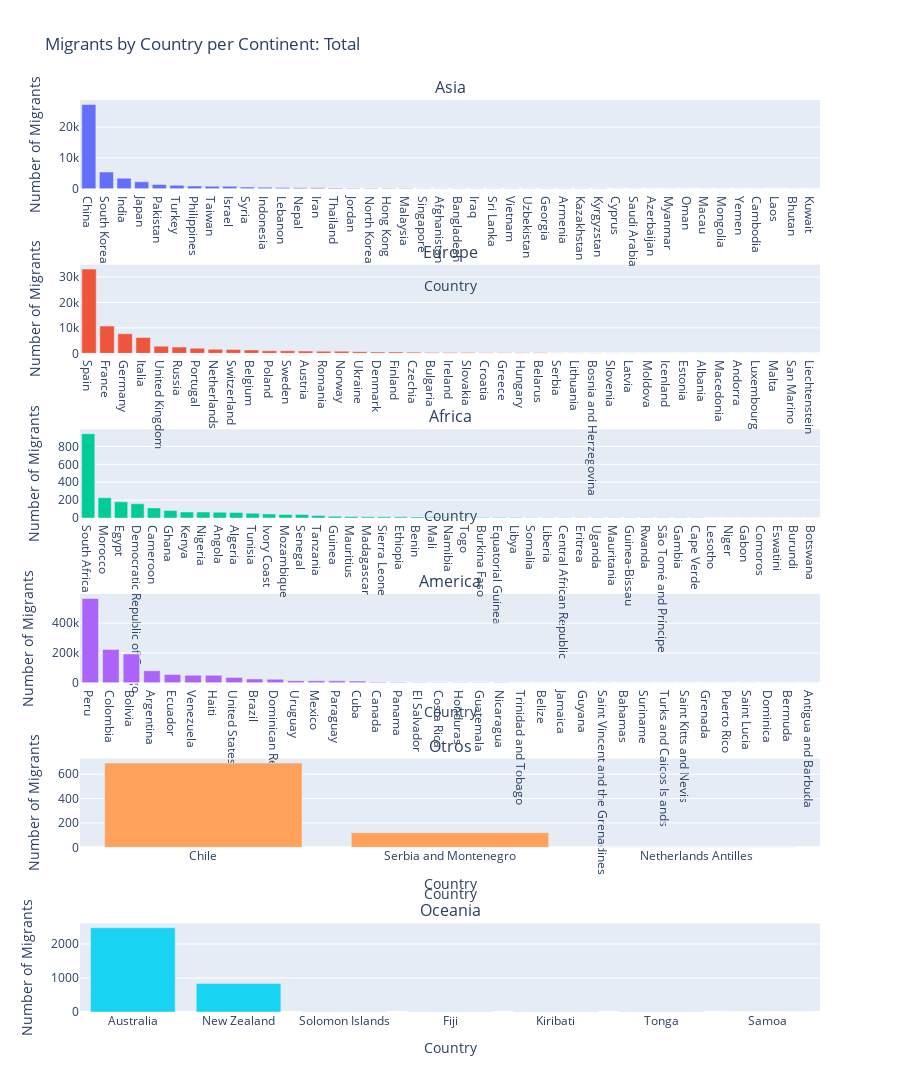

Notebook cell for this chart:
### Markdown cell above
# Pregunta 3
Cinco histogramas de migrantes por país: un histograma por continente, con cantidad total o cantidad en un año determinado. Importante: deben considerar ajuste de bins.

### Code cell
# se obtienen los nombres de los continentes
continents = df_chi['Continent'].unique()
# subplot por continente
fig = make_subplots(rows=len(continents), cols=1, subplot_titles=continents)

for i, continent in enumerate(continents, start=1):
    # continent_data = data filtrada por continente, (ordenar por claridad)
    continent_data = df_chi[df_chi['Continent'] == continent].sort_values(by=YEAR_VIS_OPTION, ascending=False)
    
    # Se agrega un grafico de barras por continente
    fig.add_trace(
        go.Bar(
            x=continent_data['Country'], 
            y=continent_data[YEAR_VIS_OPTION], 
            name=f'Migrants in {continent}'
        ),
        row=i,
        col=1
    )

# Ajustes al layout para mejorar la visualización
fig.update_layout(
    title_text='Migrants by Country per Continent: ' + str(YEAR_VIS_OPTION),
    height=300 * len(continents),  
    showlegend=False
)
fig.update_xaxes(title_text='Country')
fig.update_yaxes(title_text='Number of Migrants')

fig.show()

### Figure 1 — Plotly figure (JSON) as saved in the notebook; plotly's stock layout.template omitted (floating-point values rounded to 4 significant figures)
{"data": [{"name": "Migrants in Asia", "type": "bar", "x": ["China", "South Korea", "India", "Japan", "Pakistan", "Turkey", "Philippines", "Taiwan", "Israel", "Syria", "Indonesia", "Lebanon", "Nepal", "Iran", "Thailand", "Jordan", "North Korea", "Hong Kong", "Malaysia", "Singapore", "Afghanistan", "Bangladesh", "Iraq", "Sri Lanka", "Vietnam", "Uzbekistan", "Georgia", "Armenia", "Kazakhstan", "Kyrgyzstan", "Cyprus", "Saudi Arabia", "Azerbaijan", "Myanmar", "Oman", "Macau", "Mongolia", "Yemen", "Cambodia", "Laos", "Bhutan", "Kuwait"], "xaxis": "x", "y": [27347, 5396, 3415, 2233, 1363, 1090, 877, 780, 775, 519, 471, 364, 269, 260, 224, 169, 164, 110, 96, 78, 76, 69, 68, 63, 39, 24, 23, 22, 21, 17, 13, 8, 7, 6, 5, 5, 4, 3, 2, 2, 1, 1], "yaxis": "y"}, {"name": "Migrants in Europe", "type": "bar", "x": ["Spain", "France", "Germany", "Italia", "United Kingdom", "Russia", "Portugal", "Netherlands", "Switzerland", "Belgium", "Poland", "Sweden", "Austria", "Romania", "Norway", "Ukraine", "Denmark", "Finland", "Czechia", "Bulgaria", "Ireland", "Slovakia", "Croatia", "Greece", "Hungary", "Belarus", "Serbia", "Lithuania", "Bosnia and Herzegovina", "Slovenia", "Latvia", "Moldova", "Icenland", "Estonia", "Albania", "Macedonia", "Andorra", "Luxembourg", "Malta", "San Marino", "Liechtenstein"], "xaxis": "x2", "y": [33103, 10714, 7707, 6221, 2834, 2452, 2010, 1591, 1521, 1344, 1000, 998, 870, 828, 824, 654, 551, 524, 465, 377, 371, 297, 256, 246, 231, 197, 161, 133, 88, 88, 87, 73, 52, 41, 39, 24, 13, 11, 9, 3, 1], "yaxis": "y2"}, {"name": "Migrants in Africa", "type": "bar", "x": ["South Africa", "Morocco", "Egypt", "Democratic Republic of Congo", "Cameroon", "Ghana", "Kenya", "Nigeria", "Angola", "Algeria", "Tunisia", "Ivory Coast", "Mozambique", "Senegal", "Tanzania", "Guinea", "Mauritius", "Madagascar", "Sierra Leone", "Ethiopia", "Benin", "Mali", "Namibia", "Togo", "Burkina Faso", "Equatorial Guinea", "Libya", "Somalia", "Liberia", "Central African Republic", "Eritrea", "Uganda", "Mauritania", "Guinea-Bissau", "Rwanda", "São Tomé and Príncipe", "Gambia", "Cape Verde", "Lesotho", "Niger", "Gabon", "Comoros", "Eswatini", "Burundi", "Botswana"], "xaxis": "x3", "y": [942, 227, 181, 159, 113, 83, 67, 67, 64, 62, 53, 45, 40, 39, 27, 20, 17, 14, 14, 13, 12, 10, 8, 6, 6, 5, 5, 4, 4, 3, 3, 3, 2, 2, 2, 2, 2, 2, 1, 1, 1, 1, 1, 1, 1], "yaxis": "y3"}, {"name": "Migrants in America", "type": "bar", "x": ["Peru", "Colombia", "Bolivia", "Argentina", "Ecuador", "Venezuela", "Haiti", "United States", "Brazil", "Dominican Republic", "Uruguay", "Mexico", "Paraguay", "Cuba", "Canada", "Panama", "El Salvador", "Costa Rica", "Honduras", "Guatemala", "Nicaragua", "Trinidad and Tobago", "Belize", "Jamaica", "Guyana", "Saint Vincent and the Grenadines", "Bahamas", "Suriname", "Turks and Caicos Islands", "Saint Kitts and Nevis", "Grenada", "Puerto Rico", "Saint Lucia", "Dominica", "Bermuda", "Antigua and Barbuda"], "xaxis": "x4", "y": [566630, 223590, 192347, 79747, 55227, 50019, 49352, 35262, 24944, 23198, 13187, 12943, 12257, 10397, 3816, 2187, 1899, 1568, 1539, 1535, 942, 77, 54, 41, 23, 17, 15, 14, 8, 7, 6, 5, 4, 3, 1, 1], "yaxis": "y4"}, {"name": "Migrants in Otros", "type": "bar", "x": ["Chile", "Serbia and Montenegro", "Netherlands Antilles"], "xaxis": "x5", "y": [691, 120, 2], "yaxis": "y5"}, {"name": "Migrants in Oceania", "type": "bar", "x": ["Australia", "New Zealand", "Solomon Islands", "Fiji", "Kiribati", "Tonga", "Samoa"], "xaxis": "x6", "y": [2479, 840, 8, 7, 7, 5, 1], "yaxis": "y6"}], "layout": {"annotations": [{"font": {"size": 16}, "showarrow": false, "text": "Asia", "x": 0.5, "xanchor": "center", "xref": "paper", "y": 1.0, "yanchor": "bottom", "yref": "paper"}, {"font": {"size": 16}, "showarrow": false, "text": "Europe", "x": 0.5, "xanchor": "center", "xref": "paper", "y": 0.8194, "yanchor": "bottom", "yref": "paper"}, {"font": {"size": 16}, "showarrow": false, "text": "Africa", "x": 0.5, "xanchor": "center", "xref": "paper", "y": 0.6389, "yanchor": "bottom", "yref": "paper"}, {"font": {"size": 16}, "showarrow": false, "text": "America", "x": 0.5, "xanchor": "center", "xref": "paper", "y": 0.4583, "yanchor": "bottom", "yref": "paper"}, {"font": {"size": 16}, "showarrow": false, "text": "Otros", "x": 0.5, "xanchor": "center", "xref": "paper", "y": 0.2778, "yanchor": "bottom", "yref": "paper"}, {"font": {"size": 16}, "showarrow": false, "text": "Oceania", "x": 0.5, "xanchor": "center", "xref": "paper", "y": 0.09722, "yanchor": "bottom", "yref": "paper"}], "height": 1800, "showlegend": false, "title": {"text": "Migrants by Country per Continent: Total"}, "xaxis": {"anchor": "y", "domain": [0, 1], "title": {"text": "Country"}}, "xaxis2": {"anchor": "y2", "domain": [0, 1], "title": {"text": "Country"}}, "xaxis3": {"anchor": "y3", "domain": [0, 1], "title": {"text": "Country"}}, "xaxis4": {"anchor": "y4", "domain": [0, 1], "title": {"text": "Country"}}, "xaxis5": {"anchor": "y5", "domain": [0, 1], "title": {"text": "Country"}}, "xaxis6": {"anchor": "y6", "domain": [0, 1], "title": {"text": "Country"}}, "yaxis": {"anchor": "x", "domain": [0.9028, 1.0], "title": {"text": "Number of Migrants"}}, "yaxis2": {"anchor": "x2", "domain": [0.7222, 0.8194], "title": {"text": "Number of Migrants"}}, "yaxis3": {"anchor": "x3", "domain": [0.5417, 0.6389], "title": {"text": "Number of Migrants"}}, "yaxis4": {"anchor": "x4", "domain": [0.3611, 0.4583], "title": {"text": "Number of Migrants"}}, "yaxis5": {"anchor": "x5", "domain": [0.1806, 0.2778], "title": {"text": "Number of Migrants"}}, "yaxis6": {"anchor": "x6", "domain": [0, 0.09722], "title": {"text": "Number of Migrants"}}}}
